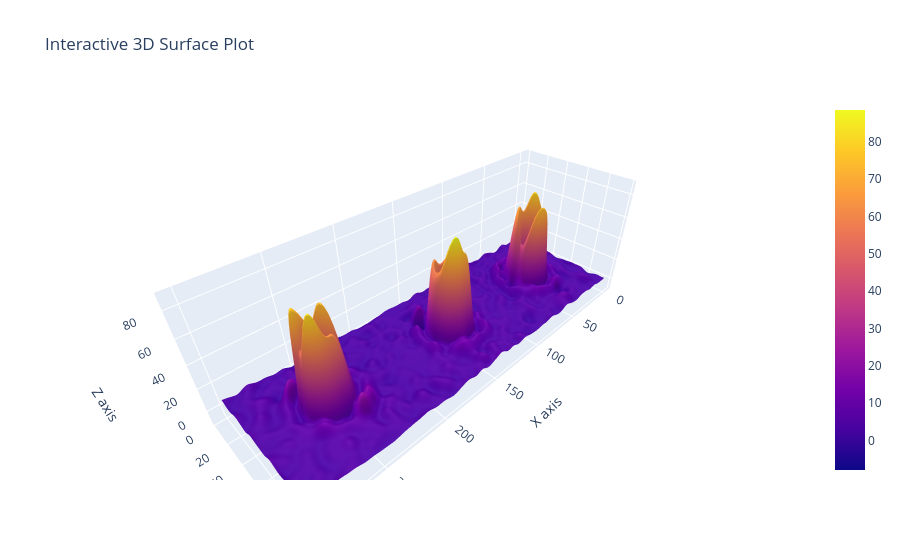

The cell this chart's notebook holds for it:
### Code cell
import plotly.graph_objects as go

# Create a 3D surface plot
fig = go.Figure(data=[go.Surface(z=zfit, x=x, y=y)])

# Customize layout
fig.update_layout(
    title='Interactive 3D Surface Plot',
    scene=dict(
        xaxis_title='X axis',
        yaxis_title='Y axis',
        zaxis_title='Z axis'
    )
)

# Show the plot
fig.show()

### Figure 1 — Plotly figure (JSON) as saved in the notebook; plotly's stock layout.template omitted (floating-point values rounded to 4 significant figures; data arrays with more than 128 entries replaced by an {"elided": "..."} marker saying what was removed)
{"data": [{"type": "surface", "x": {"elided": "100x300 int values"}, "y": {"elided": "100x300 int values"}, "z": {"elided": "100x300 float values"}}], "layout": {"scene": {"xaxis": {"title": {"text": "X axis"}}, "yaxis": {"title": {"text": "Y axis"}}, "zaxis": {"title": {"text": "Z axis"}}}, "title": {"text": "Interactive 3D Surface Plot"}}}
